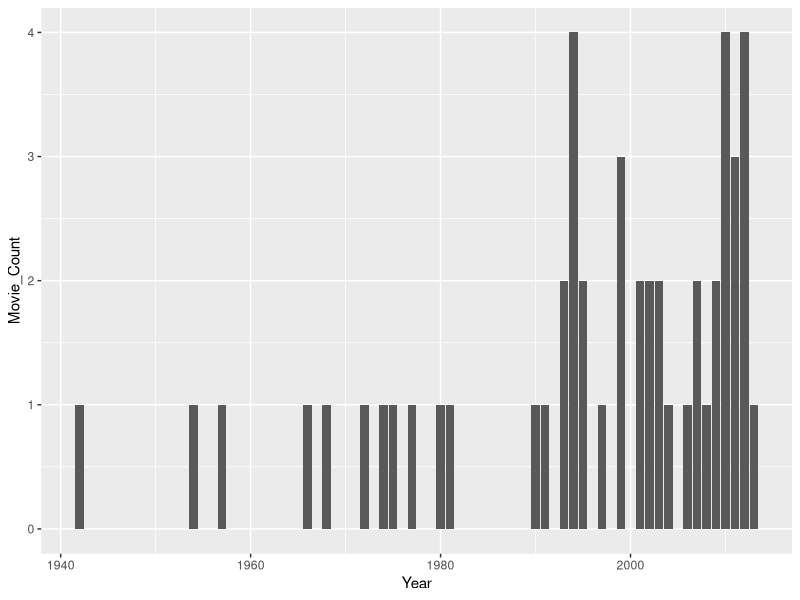
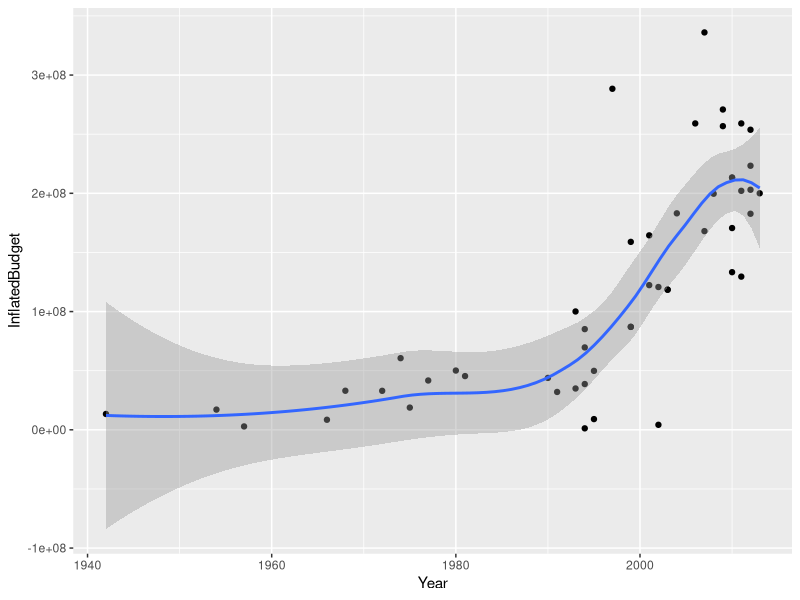
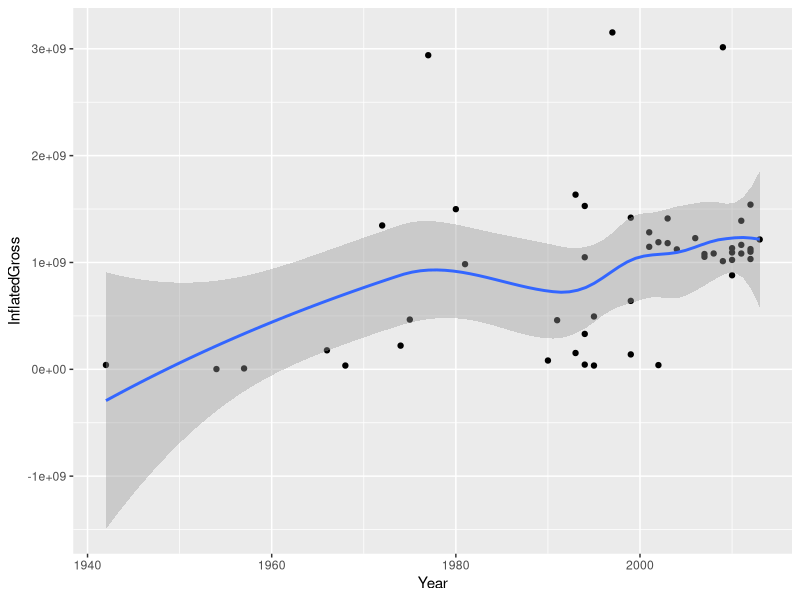
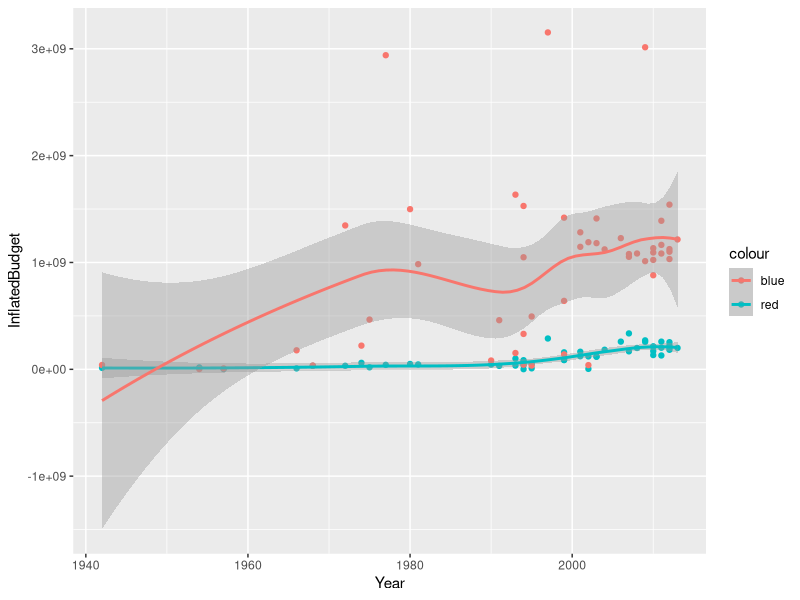

R code for these plots, in order:
## ---- chunk 1
knitr::opts_chunk$set(echo = TRUE)
## ---- chunk 2
#Packages loading to use
library(tidyverse) ##Loaded for dplyr and to 'clean' data
library(ggplot2) ##Loaded for plotting
library(dplyr) ##Loaded for computer issues

## ---- chunk 3
##Read in data and save it to variable raw_data
raw_data <- read.csv(file = "popular_film_data.csv")
glimpse (raw_data)
## ---- chunk 4
#To remove "$" and "," from InflatedBudget
raw_data$InflatedBudget <-  gsub("\\$","", raw_data$InflatedBudget) 
raw_data$InflatedBudget <-  as.numeric(gsub(",","", raw_data$InflatedBudget))

#To remove "$" and "," from InflatedGross
raw_data$InflatedGross <-  gsub("\\$","", raw_data$InflatedGross) 
raw_data$InflatedGross <-  as.numeric(gsub(",","", raw_data$InflatedGross))

#To remove "$" and "," from TotalGross
raw_data$TotalGross <-  gsub("\\$","", raw_data$TotalGross) 
raw_data$TotalGross <-  as.numeric(gsub(",","", raw_data$TotalGross))

#To View our now changed data. 
glimpse (raw_data)
## ---- chunk 5
raw_data <- raw_data |> mutate (Proportion_female = (1 - Proportion_male))

#To view our data with the new variable.
glimpse(raw_data)
## ---- chunk 6
#What is the release year range of the films in our dataset?
range(raw_data$Year)

#raw_data|>group_by(genre)
## ---- chunk 7
 raw_data|>group_by(Year) |> summarise(Movie_Count = n()) |> arrange(desc(Movie_Count))

## ---- chunk 8
#Storing the code to the "count_movieby_year" variable. 

count_movieby_year <-  raw_data|>group_by(Year) |> summarise(Movie_Count = n()) |> arrange(desc(Movie_Count))
ggplot(count_movieby_year, aes(x = Year, y = Movie_Count)) + geom_col()
## ---- chunk 9
#avg_year_budget <- raw_data |> group_by( Year) |> summarize(average_yearly_budget = mean(InflatedBudget))
#avg_year_budget

# or we can see if there is a trend in budget by the years
# we can use this code
raw_data |> group_by(Year)|> summarise(InflatedBudget) |> ggplot(aes(Year,InflatedBudget)) +geom_point() + geom_smooth()
## ---- chunk 10
raw_data |> group_by(Year) |> summarise(InflatedGross) |> ggplot(aes(Year,InflatedGross)) +geom_point() + geom_smooth()

## ---- chunk 11
#raw_data |> group_by(Year)|> ggplot(aes(Year,InflatedGross, InflatedBudget, color = )) +geom_point() + geom_smooth(method = 'loess', formula = 'y~x')

raw_data |> group_by(Year) |> ggplot(aes(x=Year))+geom_point(aes(y=InflatedBudget, color = "red")) + geom_point(aes(y=InflatedGross, color = "blue")) + geom_smooth(aes(y=InflatedBudget, color = "red")) + geom_smooth(aes(y=InflatedGross, color = "blue"))


## ---- chunk 12
raw_data |> slice_max(InflatedGross, n = 10) |> select(FilmName, Year, InflatedGross)
## ---- chunk 13
#created a new data for genre but not sure if it was correct way to combat the genre question
genre <- raw_data |> reframe(across(c(FilmName,Crime, Drama, Western, Action, Biography, History, Adventure,Fantasy, Mystery, SciFi, Romance, Thriller, War, Family, Animation,Comedy,InflatedBudget,InflatedGross)))


#genre |> group_by(c(Crime, Drama, Western, Action, Biography, History, Adventure,Fantasy, Mystery, SciFi, Romance, Thriller, War, Family, Animation,Comedy)) |> summarise(genre_count = n())
## ---- chunk 14
raw_data |> slice_max(Appreciation, n = 10)|> select(FilmName,Appreciation, Enjoyment)

raw_data |> slice_max(Enjoyment, n = 10) |> select(FilmName, Enjoyment, Appreciation)

raw_data |> slice_max(InflatedGross, n = 10) |> select(FilmName, InflatedGross, Appreciation, Enjoyment)
